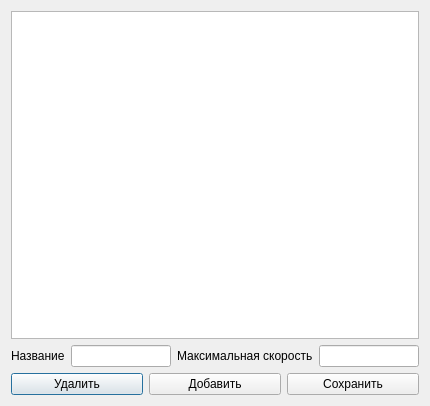
<?xml version="1.0" encoding="UTF-8"?>
<ui version="4.0">
 <class>CarsEdit</class>
 <widget class="QDialog" name="CarsEdit">
  <property name="geometry">
   <rect>
    <x>0</x>
    <y>0</y>
    <width>430</width>
    <height>406</height>
   </rect>
  </property>
  <property name="windowTitle">
   <string>Автомобили</string>
  </property>
  <layout class="QVBoxLayout" name="verticalLayout">
   <item>
    <widget class="QTableView" name="tableView">
     <attribute name="horizontalHeaderDefaultSectionSize">
      <number>150</number>
     </attribute>
    </widget>
   </item>
   <item>
    <widget class="QWidget" name="widget" native="true">
     <layout class="QHBoxLayout" name="horizontalLayout">
      <property name="margin">
       <number>0</number>
      </property>
      <item>
       <widget class="QLabel" name="label">
        <property name="text">
         <string>Название</string>
        </property>
       </widget>
      </item>
      <item>
       <widget class="QLineEdit" name="lineEdit"/>
      </item>
      <item>
       <widget class="QLabel" name="label_2">
        <property name="text">
         <string>Максимальная скорость</string>
        </property>
       </widget>
      </item>
      <item>
       <widget class="QLineEdit" name="lineEdit_2"/>
      </item>
     </layout>
    </widget>
   </item>
   <item>
    <widget class="QWidget" name="widget_2" native="true">
     <layout class="QHBoxLayout" name="horizontalLayout_2">
      <property name="margin">
       <number>0</number>
      </property>
      <item>
       <widget class="QPushButton" name="pushButton_del">
        <property name="text">
         <string>Удалить</string>
        </property>
       </widget>
      </item>
      <item>
       <widget class="QPushButton" name="pushButton_add">
        <property name="text">
         <string>Добавить</string>
        </property>
       </widget>
      </item>
      <item>
       <widget class="QPushButton" name="pushButton_save">
        <property name="text">
         <string>Сохранить</string>
        </property>
       </widget>
      </item>
     </layout>
    </widget>
   </item>
  </layout>
 </widget>
 <resources/>
 <connections/>
</ui>
